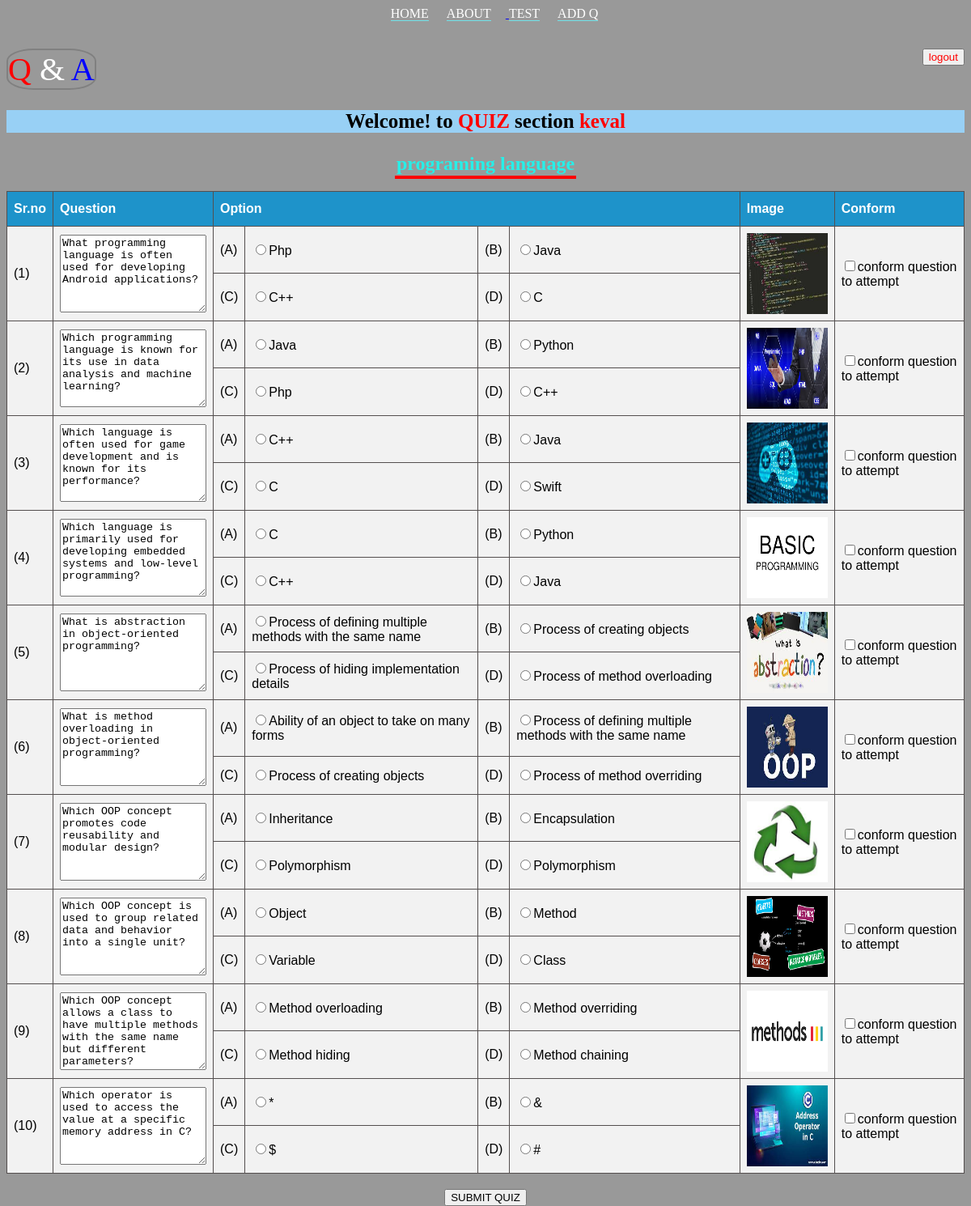
The page /quiz.php?topic_id=23 (signed in) on the database its author committed.
### tables this page shows
CREATE TABLE `topic_name` (
  `topic_id` int(255) NOT NULL,
  `fetch_id` int(255) NOT NULL,
  `topic` varchar(255) NOT NULL
);

CREATE TABLE `prepareq` (
  `fetch_id` int(11) NOT NULL,
  `q_id` int(255) NOT NULL,
  `question` varchar(255) NOT NULL,
  `a` varchar(255) NOT NULL,
  `b` varchar(255) NOT NULL,
  `c` varchar(255) NOT NULL,
  `d` varchar(255) NOT NULL,
  `ans` varchar(255) NOT NULL,
  `image` varchar(255) NOT NULL
);

### quiz.php (the view, shortened to what this page needs)
<?php
       include 'config.php';
?>
<!DOCTYPE html>
<html lang="en">
<head>
    <link rel="stylesheet" type="text/css" href="ext_quiz.css">
    <link rel="stylesheet" href="https://cdnjs.cloudflare.com/ajax/libs/font-awesome/4.7.0/css/font-awesome.min.css">
</head>
<body id="homeback">
<header id="head1">
        <nav >
            <ul class="navigation text-center">
                <li><a href="homepage.php">HOME</a></li>
                <li><a href="#about">ABOUT</li>
                <li><a href="quizlist.php">TEST</a></li>
                <li><a href="insert.php">ADD Q</a></li>
            </ul>
        </nav>
        <div class="lilo">
        <nav >
            <button type="button" onclick="window.location.href='logout.php';"   value="logout" name="logout" id="logout" style="color:red;">logout</button>
        </nav>
        <div style="display:inline-block; font-size:2.5rem; border:2px solid gray; border-radius:30%; ">
                  <span style="color:red;">Q</span><span style="color:white;"> & </span><span style="color:blue;">A</span>
        </div>
        </div>
    </header>
    <div id="my" style="background-color:rgb(152, 208, 245); color:black;">
        <b> <p>Welcome! to<b style="color:red"> QUIZ </b>section<b style="color:red;"> <?php echo $_SESSION['username'];?> </b></p></b>
    </div>
<form action="score.php" method="post">
    <table id="customers">
         <thead id="td1">
            <th>Sr.no</th>
            <th>Question</th>
            <th colspan="4">Option</th>
            <th >Image</th>
            <th>Conform</th>
         </thead>
    <?php
   $num=0;
   $tempn=100;
    $ids = $_GET['topic_id'];
    $selectquery2="select * from topic_name where fetch_id='$ids'";
    $query2 = mysqli_query($con,$selectquery2);
    $select2 = mysqli_fetch_array($query2);
    $userid = $select2['fetch_id'];
    $selectquery="select * from prepareq where fetch_id='$userid'";
    $query = mysqli_query($con,$selectquery);
?>
           <div>
            <h2 style="color:rgb(39, 239, 232); text-align:center; "><span style=" border-bottom:4px solid red; padding:2px;"><?php echo $select2['topic']; ?></span> </h2>
        </div>
        <?php
         while($select=mysqli_fetch_array($query)){
            $num++;
            $tempn++;
               ?>
            <div id="com1">
         <tr >
            <td rowspan="2" class="nop">
                <?php echo "(".$num .")"; ?>
            </td>
            <td rowspan="2">
                <textarea name="q1" rows="6" ><?php echo $select['question']; ?></textarea>
            </td>
            <td>(A)</td>
            <td>
                <input type="radio" name="<?php echo $num; ?>" id="o1"  value="<?php echo $select['a']; ?>"><?php echo $select['a']; ?></input>
            </td>
            <td>(B)</td>
            <td> <input type="radio" name="<?php echo $num; ?>" id="o2" value="<?php echo $select['b']; ?>"><?php echo $select['b']; ?></input> </td>
            <td rowspan="2"><img src="<?php echo $select['image']; ?>" height="100px" width="100px"></td>
            <td rowspan="2">
            <input type="checkbox" name="<?php echo $tempn; ?>" id="cb" value="<?php  echo $select['q_id']; ?>">conform question to attempt</input></td>
         </tr>
         <tr>
         <td>(C)</td>
         <td>   <input type="radio" name="<?php echo $num; ?>" id="o3"  value="<?php echo $select['c']; ?>"><?php echo $select['c']; ?></input>   </td>
         <td>(D)</td>
         <td>   <input type="radio" name="<?php echo $num; ?>" id="o4"  value="<?php echo $select['d']; ?>"><?php echo $select['d']; ?></input> </td>
         </tr>
        </div>
        <?php
        }
    ?>
</table>
<div >
  <h3 style="color:aliceblue; text-align:center;"><input type="submit" name="sub" value="SUBMIT QUIZ" ></h3>
    </div>
</form>
</body>
</html>

### ext_quiz.css (style rules this page uses)
.navigation { list-style:none; }
.navigation li { display:inline-block; margin:0px 18px 18px 0px; text-align:center; }
#homeback { height:65vh; background-image: url("your-background-image.jpg"); background-image:linear-gradient(rgba(0, 0, 0, 0.4), rgba(0, 0, 0, 0.4)),url("https://elements-video-cover-images-0.imgix.net/files/21d7440a-e9a2-4570-b55a-4c3aa4166dc0/inline_image_preview.jpg?auto=compress%2Cformat&fit=min&h=338&w=600&s=5ee932db90d9ee0489f43a28c30b53aa"); background-size:cover; background-position: center; background-attachment: fixed; }
.text-center { text-align:center; }
.navigation li a { border-bottom:1px solid rgb(113, 227, 233); text-decoration: none; color:white; }
.lilo button { text-align:right; float:right; }
#my { padding-top:0.00009px; font-size:25px; color: white; text-align: center; }
.nop { padding:0; }
#customers { font-family: Arial, Helvetica, sans-serif; border-collapse: collapse; width: 100%; }
#customers td, #customers th { border: 1px solid #544f4f; padding: 8px; }
#customers { background-color: #f2f2f2; }
#customers th { padding-top: 12px; padding-bottom: 12px; text-align: left; background-color: #1e93ca; color: white; }

### rows shown on the page
topic_name: topic "programing language"
prepareq: q1 "What programming language is often used for developing Android applications?", a "Php", b "Java", image (picture), c "C++", d "C"
prepareq: q1 "Which programming language is known for its use in data analysis and machine learning?", a "Java", b "Python", image (picture), c "Php", d "C++"
prepareq: q1 "Which language is often used for game development and is known for its performance?", a "C++", b "Java", image (picture), c "C", d "Swift"
prepareq: q1 "Which language is primarily used for developing embedded systems and low-level programming?", a "C", b "Python", image (picture), c "C++", d "Java"
prepareq: q1 "What is abstraction in object-oriented programming?", a "Process of defining multiple methods with the same name", b "Process of creating objects", image (picture), c "Process of hiding implementation details", d "Process of method overloading"
prepareq: q1 "What is method overloading in object-oriented programming?", a "Ability of an object to take on many forms", b "Process of defining multiple methods with the same name", image (picture), c "Process of creating objects", d "Process of method overriding"
prepareq: q1 "Which OOP concept promotes code reusability and modular design?", a "Inheritance", b "Encapsulation", image (picture), c "Polymorphism", d "Polymorphism"
prepareq: q1 "Which OOP concept is used to group related data and behavior into a single unit?", a "Object", b "Method", image (picture), c "Variable", d "Class"
prepareq: q1 "Which OOP concept allows a class to have multiple methods with the same name but different parameters?", a "Method overloading", b "Method overriding", image (picture), c "Method hiding", d "Method chaining"
prepareq: q1 "Which operator is used to access the value at a specific memory address in C?", a "*", b "&", image (picture), c "$", d "#"

### other values the page prints
$_SESSION['username'] "keval"
